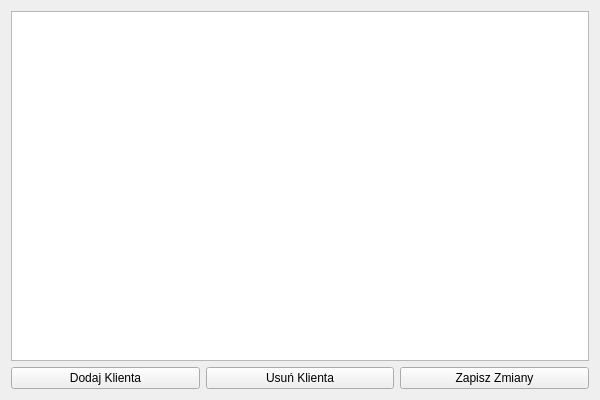
<?xml version="1.0" encoding="UTF-8"?>
<ui version="4.0">
 <class>Clients</class>
 <widget class="QWidget" name="clients">
  <property name="geometry">
   <rect>
    <x>0</x>
    <y>0</y>
    <width>600</width>
    <height>400</height>
   </rect>
  </property>
  <property name="windowTitle">
   <string>Klienci</string>
  </property>
  <layout class="QVBoxLayout" name="verticalLayout">
   <item>
    <widget class="QTableView" name="tableView"/>
   </item>
   <item>
    <layout class="QHBoxLayout" name="horizontalLayout">
     <item>
      <widget class="QPushButton" name="btnAdd">
       <property name="text"><string>Dodaj Klienta</string></property>
      </widget>
     </item>
     <item>
      <widget class="QPushButton" name="btnDelete">
       <property name="text"><string>Usuń Klienta</string></property>
      </widget>
     </item>
     <item>
      <widget class="QPushButton" name="btnSave">
       <property name="text"><string>Zapisz Zmiany</string></property>
      </widget>
     </item>
    </layout>
   </item>
  </layout>
 </widget>
 <resources/>
 <connections/>
</ui>
